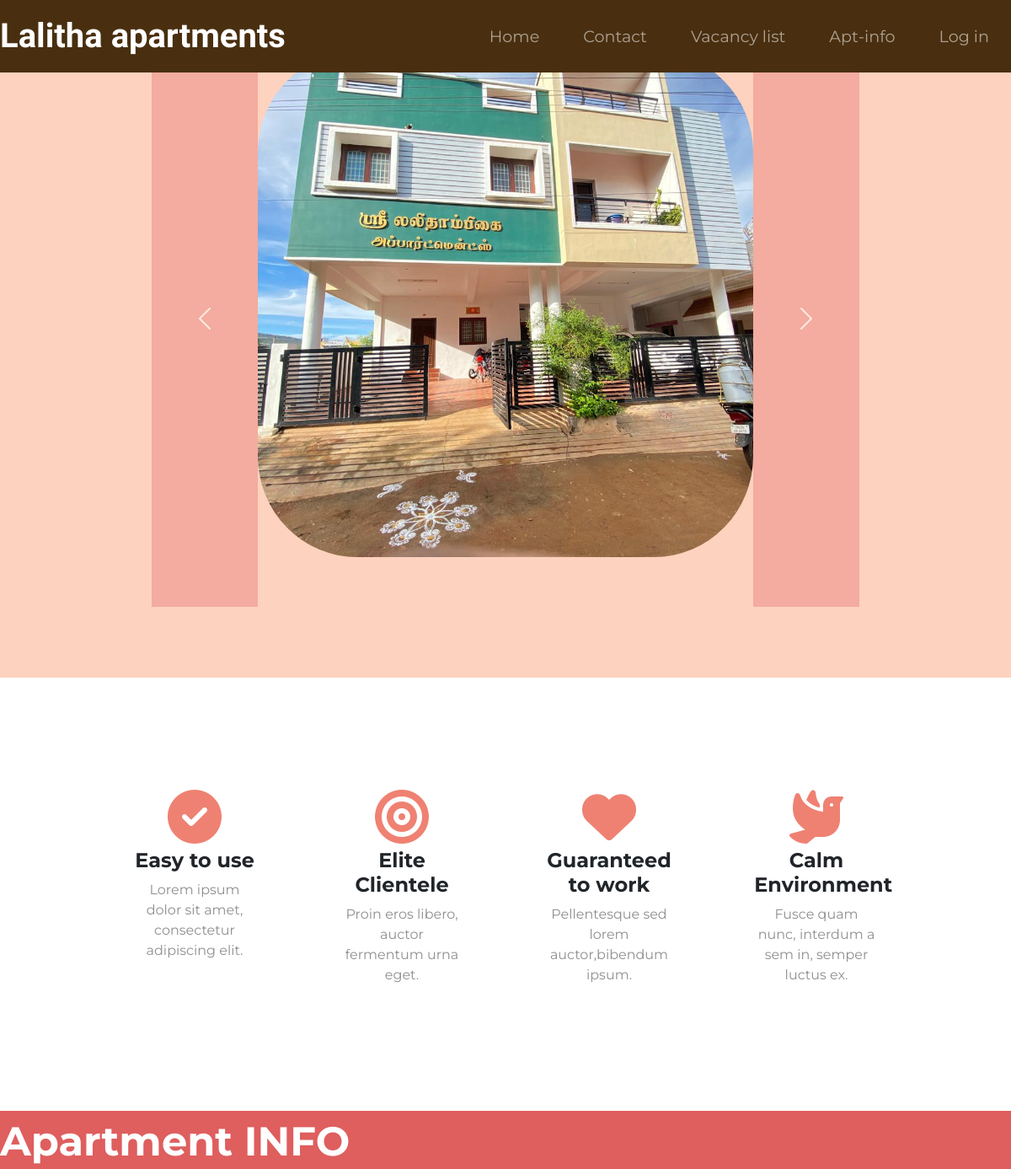
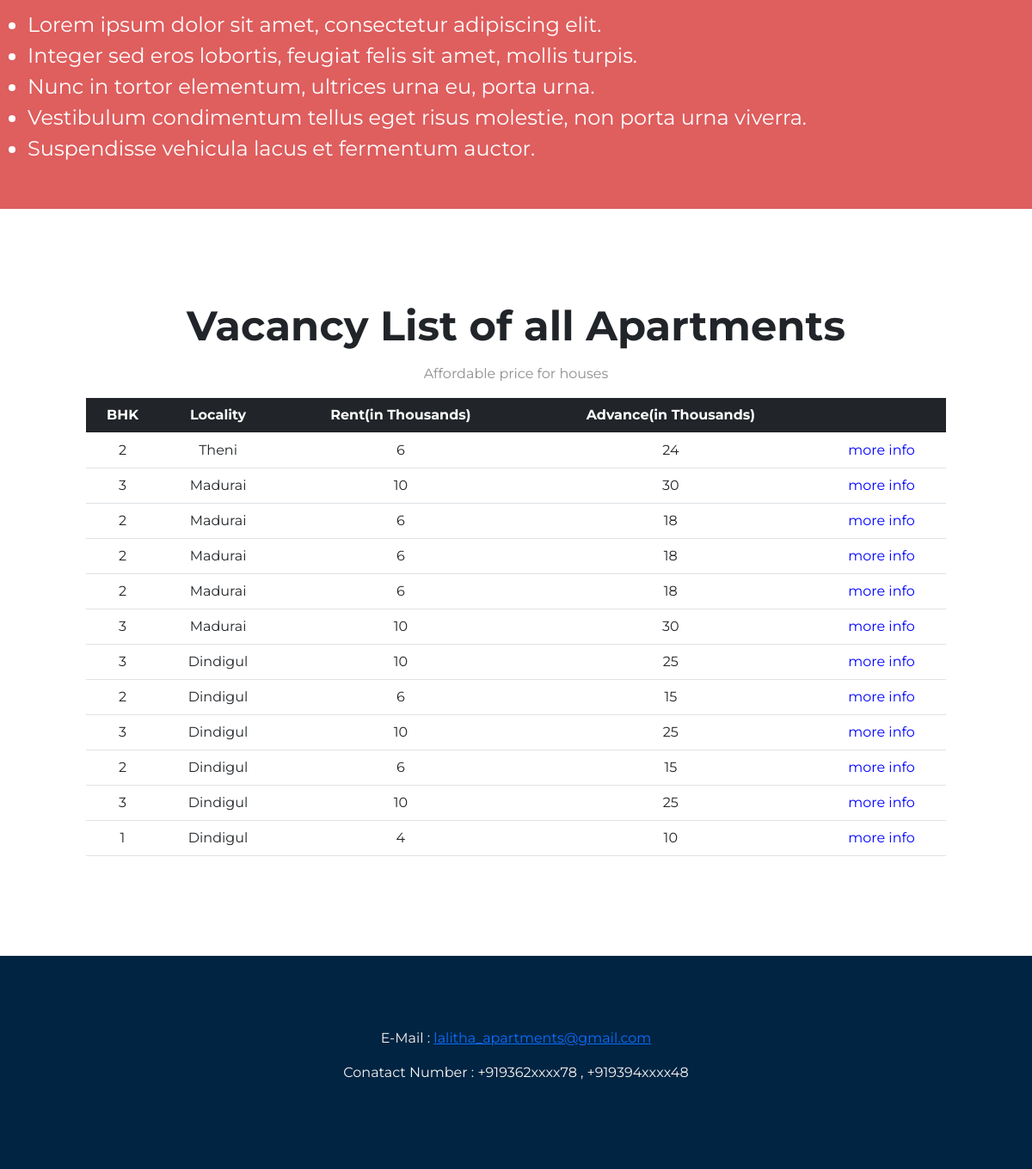
The page /home on the database its author committed (2 pictures, top to bottom).
### rems/models.py (models this page shows, shortened)
class House(db.Model):
    __tablename__ = 'house'
    id = db.Column(db.Integer, primary_key=True)
    house_num = db.Column(db.String(5), index=True, unique=False)
    bhk = db.Column(db.String(3), index=True, unique=False)
    rent = db.Column(db.String(4), index=True, unique=False)
    advance = db.Column(db.String(4), index=True, unique=False)
    vacancy = db.Column(db.Boolean, index=True, nullable=False, unique=False)
    apt_id = db.Column(db.Integer, db.ForeignKey('apartment.id'))
    tenant = db.relationship("Tenant", uselist=False, backref="house")

class Apartment(db.Model):
    __tablename__ = 'apartment'
    id = db.Column(db.Integer, primary_key=True)
    apt_num = db.Column(db.String(5), index=True, unique=True)
    locality = db.Column(db.String(25), unique=False)
    house = db.relationship("House", uselist=False, backref="apartment")

### rems/routes.py (the view)
@app.route('/')
@app.route('/home')
def index():
    headings = ("BHK", "Locality", "Rent(in Thousands)", "Advance(in Thousands)", " ")
    ap = Apartment.query
    ids = map(lambda x: x.id, ap)
    places = map(lambda x: x.locality, ap)
    locs = dict(zip(ids, places))
    houses = House.query.filter(
        House.id.not_in(map(lambda x: x[0], Tenant.query.with_entities(Tenant.house_id).all()))).all()
    return render_template('homepage.html', headings=headings, houses=houses, apts=locs)

### rems/templates/homepage.html (shortened to what this page needs)
<!DOCTYPE html>
<html>
<head>
    <link href="https://cdn.jsdelivr.net/npm/bootstrap@5.1.0/dist/css/bootstrap.min.css" rel="stylesheet"
>
    <link rel="stylesheet" type="text/css" href="{{ url_for('static', filename= 'css/homepage.css') }}">
    <link rel="stylesheet" href="https://use.fontawesome.com/releases/v5.14.0/css/all.css"
>
</head>
<body>
<section class="coloured" id="title">
    <div class="container-fluid">
        <nav class="navbar navbar-expand-lg navbar-dark fixed-top">
            <a class="navbar-brand" href="">Lalitha apartments</a>
            <div class="collapse navbar-collapse" id="navbarTogglerDemo02">
                <ul class="navbar-nav ms-auto">
                    <li class="nav-item">
                        <a class="nav-link" href="#title">Home</a>
                    </li>
                    <li class="nav-item">
                        <a class="nav-link" href="#footer">Contact</a>
                    </li>
                    <li class="nav-item">
                        <a class="nav-link" href="#pricing">Vacancy list</a>
                    </li>
                    <li class="nav-item">
                        <a class="nav-link" href="#apartment-info">Apt-info</a>
                    </li>
                    <li class="nav-item">
                        <a class="nav-link" href="{{ url_for('login') }}">Log in</a>
                    </li>
                </ul>
            </div>
        </nav>
        <div id="testimonial-carousel" class="carousel slide" data-ride="carousel" data-interval="false">
            <div class="carousel-inner">
                <div class="carousel-item active container-fluid">
                    <div class=" col-12">
                        <img class="testimonial-img" src="{{ url_for('static', filename= 'images/img-1.jpeg') }}"
                             alt="apartment pic 1">
                    </div>
                </div>
            </div>
            <a class="carousel-control-prev" href="#testimonial-carousel" role="button" data-slide="prev">
                <span class="carousel-control-prev-icon"></span>
            </a>
            <a class="carousel-control-next" href="#testimonial-carousel" role="button" data-slide="next">
                <span class="carousel-control-next-icon"></span>
            </a>
        </div>
</section>
<section class="white-section" id="features">
    <div class="container-fluid">
        <div class="row">
            <div class=" ftb col-lg-3">
                <i class="fas fa-check-circle fa-4x icfa"></i>
                <h3 class="feature-title">Easy to use</h3>
                <p>Lorem ipsum dolor sit amet, consectetur adipiscing elit.</p>
            </div>
            <div class="ftb col-lg-3">
                <i class="fas fa-bullseye fa-4x icfa"></i>
                <h3 class="feature-title">Elite Clientele</h3>
                <p>Proin eros libero, auctor fermentum urna eget.</p>
            </div>
            <div class="ftb col-lg-3">
                <i class="fas fa-heart fa-4x icfa"></i>
                <h3 class="feature-title">Guaranteed to work</h3>
                <p>Pellentesque sed lorem auctor,bibendum ipsum.</p>
            </div>
            <div class="ftb col-lg-3">
                <i class="fas fa-dove fa-4x icfa"></i>
                <h3 class="feature-title">Calm Environment</h3>
                <p>Fusce quam nunc, interdum a sem in, semper luctus ex.</p>
            </div>
        </div>
    </div>
</section>
<section class="coloured" id="apartment-info">
    <h2 class="section-heading">Apartment INFO</h2>
    <ul>
        <li id="rule-list">Lorem ipsum dolor sit amet, consectetur adipiscing elit.</li>
        <li id="rule-list">Integer sed eros lobortis, feugiat felis sit amet, mollis turpis.</li>
        <li id="rule-list">Nunc in tortor elementum, ultrices urna eu, porta urna.</li>
        <li id="rule-list">Vestibulum condimentum tellus eget risus molestie, non porta urna viverra.</li>
        <li id="rule-list">Suspendisse vehicula lacus et fermentum auctor.</li>
    </ul>
</section>
<section class="white-section" id="pricing">
    <h2 class="section-heading">Vacancy List of all Apartments</h2>
    <p> Affordable price for houses</p>
    <table class="table table-hover">
        <thead class="table-dark">
        <tr>
            {% for header in headings %}
                <th>{{ header }}</th>
            {% endfor %}
        </tr>
        </thead>
        <tbody>
        {% for house in houses %}
            <tr>
                <td> {{ house.bhk }}</td>
                <td> {{ apts[house.apt_id] }} </td>
                <td> {{ house.rent }} </td>
                <td> {{ house.advance }} </td>
                <td>
                      <a class="anchor" href="{{ url_for('more_info') }}">more info</a>
                </td>
            </tr>
        {% endfor %}
        </tbody>
    </table>
</section>
<footer class="coloured" id="footer">
    <div class="container-fluid">
        <p style="color:#F7F6F2" ;>E-Mail : <a href="#">lalitha_apartments@gmail.com</a></p>
        <p style="color:#F7F6F2" ;>Conatact Number : +919362xxxx78 , +919394xxxx48</p>
    </div>
</footer>
</body>
</html>

### rems/static/css/homepage.css (style rules this page uses)
body { font-family: "Montserrat"; text-align: center; }
h1,h2,h3,h4,h5,h6 { font-family: "Montserrat"; font-weight: bold; }
p { color: #8f8f8f; }
.container-fluid { padding: 7% 10%; }
.anchor { color: blue; text-decoration: none; }
.section-heading { font-size: 3rem; line-height: 1.5; }
.coloured { background-color: #FDD2BF; color: #fff; }
.white-section { background-color: #fff; }
.navbar { background-color: #492F10; }
.navbar-brand { font-family: "Ubuntu"; font-size: 2.5rem; font-weight: bold; }
.nav-item { padding: 0 18px; }
.nav-link { font-family: "Montserrat"; font-size: 1.2rem; }
#title { text-align: left; }
#title .container-fluid { padding: 3% 15% 7%; }
#features { position: relative; }
.feature-title { font-size: 1.5rem; }
.ftb { text-align:center; padding: 5%; }
.icfa { color: #ef8172; padding-bottom: 4%; }
.testimonial-img { height: 600px; width:600px; border-radius: 20%; object-fit: cover; text-align: center; max-width: 100%; max-height: 100%; }
.carousel-control-prev , .carousel-control-next { background-color:#E98580; }
#apartment-info { background-color: #DF5E5E; text-align: left; padding-bottom: 3%; }
#rule-list { font-size: 1.5rem; }
#pricing { padding: 100px; }
#footer { background-color: #012443; }

### rows shown on the page
House: bhk "2", rent "6", advance "24"
Apartment: locality "Theni"
House: bhk "3", rent "10", advance "30"
Apartment: locality "Madurai"
House: bhk "2", rent "6", advance "18"
House: bhk "2", rent "6", advance "18"
House: bhk "2", rent "6", advance "18"
House: bhk "3", rent "10", advance "30"
House: bhk "3", rent "10", advance "25"
Apartment: locality "Dindigul"
House: bhk "2", rent "6", advance "15"
House: bhk "3", rent "10", advance "25"
House: bhk "2", rent "6", advance "15"
House: bhk "3", rent "10", advance "25"
House: bhk "1", rent "4", advance "10"

### other values the page prints
{{ header }} "BHK" "Locality" "Rent(in Thousands)" "Advance(in Thousands)"
